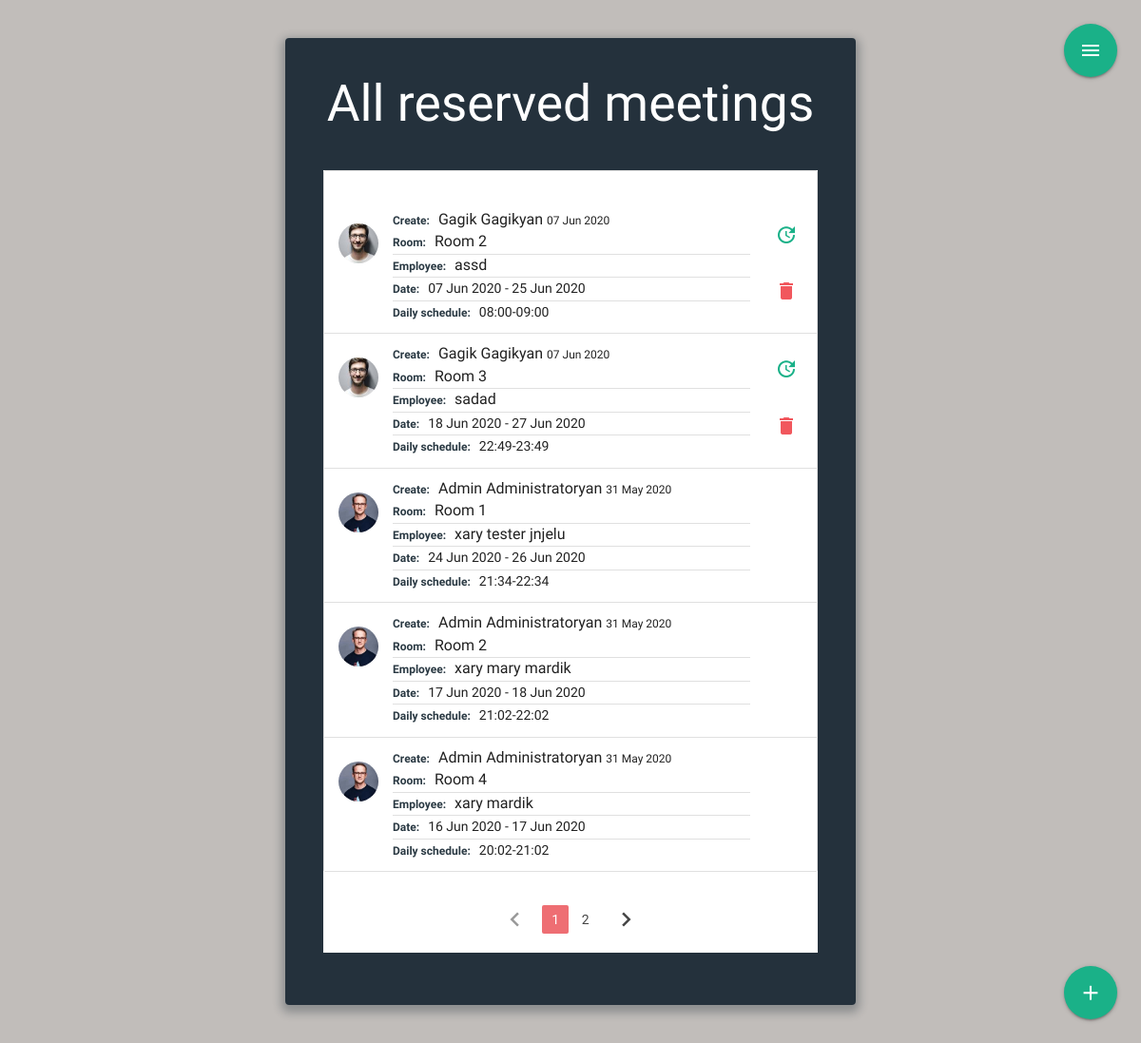
Before: /home (signed in) with the older database file.
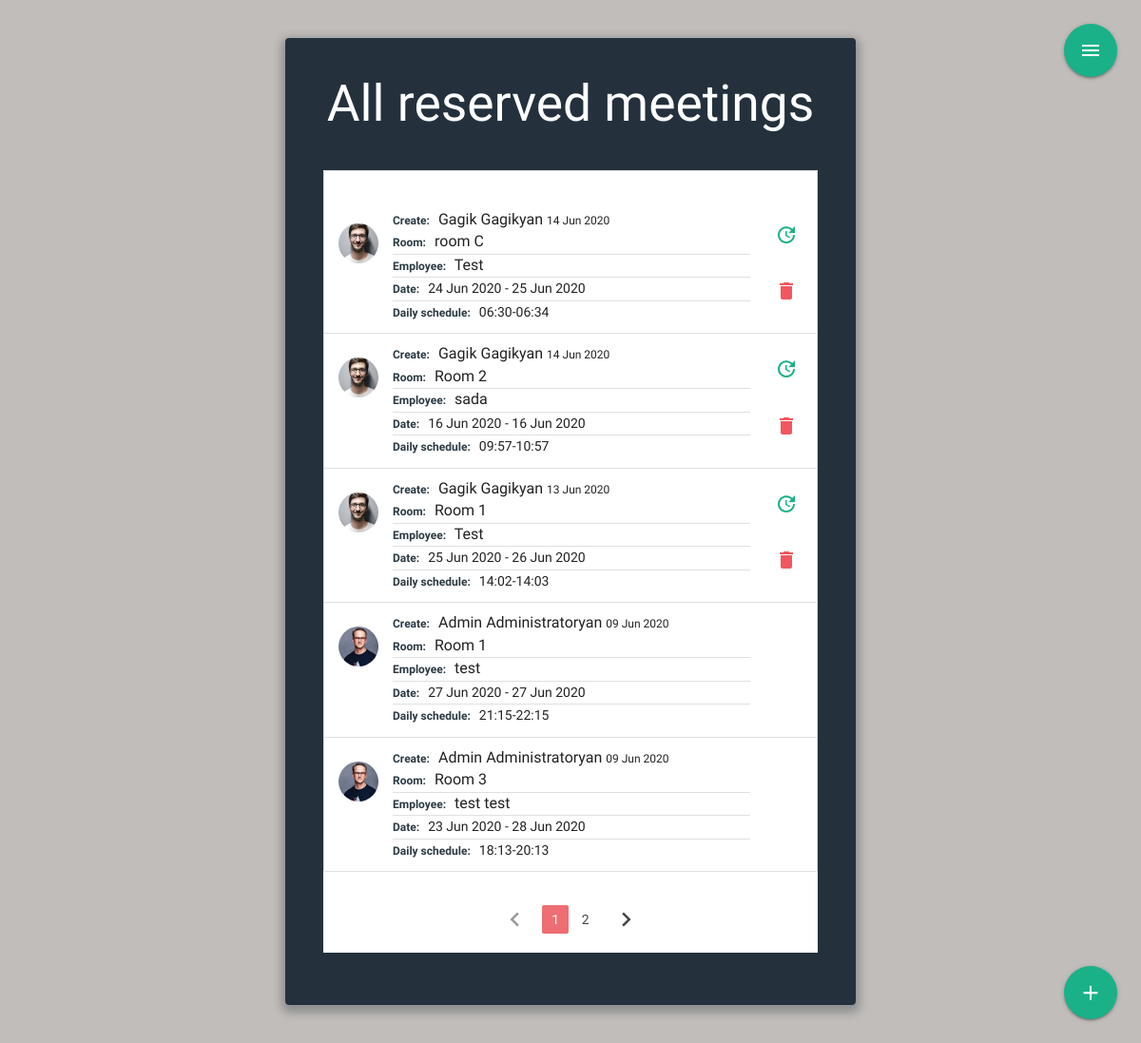
After: the same page with the newer database file.
### meeting_app/models.py (models this page shows, shortened)
class Meeting(db.Model):
  id = db.Column(db.Integer, primary_key=True)
  room = db.Column(db.String(100), nullable=False)
  employee = db.Column(db.String(250), nullable=False)
  start_date = db.Column(db.Date, nullable=False)
  end_date = db.Column(db.Date)
  start_time = db.Column(db.Time, nullable=False)
  end_time = db.Column(db.Time, nullable=False)
  created_date = db.Column(db.DateTime, nullable=False, default=datetime.utcnow)
  user_id = db.Column(db.Integer, db.ForeignKey('user.id'), nullable=False)

class User(db.Model, UserMixin):
  id = db.Column(db.Integer, primary_key=True)
  fname = db.Column(db.String(60), nullable=False)
  lname = db.Column(db.String(60), nullable=False)
  email = db.Column(db.String(120), unique=True, nullable=False)
  image_file = db.Column(db.String(20), nullable=False, default='avatar.png')
  usertype = db.Column(db.String(20), nullable=False, default="user")
  password = db.Column(db.String(60), nullable=False)
  created_meetings = db.relationship('Meeting', backref='author', lazy=True)

### meeting_app/main/routes.py (the view)
@main.route('/', methods=["GET", "POST"])
@main.route("/home", methods=["GET", "POST"])
def index():
  if current_user.is_authenticated:
    page=request.args.get('page',1,type=int)
    current_date = datetime(datetime.today().year, datetime.today().month, datetime.today().day)
    month = current_date - timedelta(days = 1)
    meetings = Meeting.query.filter(Meeting.end_date > month).order_by(Meeting.created_date.desc()).paginate(page=page,per_page=5)
    image_file = url_for('static', filename='/img/' + current_user.image_file)
    return render_template("index.html", isIndex=True,image_file=image_file,meetings=meetings,legend="All reserved meetings")
  else:
    return redirect(url_for('users.login'))

### meeting_app/models.py (called while the page is built)
@login_manager.user_loader
def load_user(user_id):
  return User.query.get(int(user_id))

### meeting_app/templates/index.html (shortened to what this page needs)
{%extends "layout.html"%}
{% block content %}
<div class="wrap">
<h2>{{legend}}</h2>
<div id="shedule">
 <ul class="collection">
  {% if meetings.items != [] %}
    {% for meeting in meetings.items %}
      <li class="collection-item avatar">
      <a href="{{url_for('users.user_reserves', id=meeting.author.id)}}">
        <div class="img-wrapper circle">
          <div class="img " style="background-image: url({{url_for('static', filename='img/'+meeting.author.image_file, )}})"></div>
        </div>
      </a>
        <span class="title5 collection-title">Create:</span>
        <a href=""></a>{{meeting.author.fname}} {{meeting.author.lname}} </a>
        <span class="small-text">{{meeting.created_date.strftime('%d %b %Y')}}  </span>
        <p>
          <span class="collection-title">Room:</span>    {{meeting.room}}
          <p class="divider"></p>
          <span class="collection-title">Employee:</span> {{meeting.employee}}
          <p class="divider"></p>
          {% if meeting.end_date %}
            <span class="collection-title">Date:</span> <span class="date">{{ meeting.start_date.strftime('%d %b %Y')}} -
            {{meeting.end_date.strftime('%d %b %Y')}} </span>
          {% else %}
          <span class="date"> {{ meeting.start_date.strftime('%d %b %Y')}}</span>
          {% endif %}
          <p class="divider"></p>
          <span class="collection-title">Daily schedule:</span> <span class="date">{{meeting.start_time.strftime('%H:%M')}}-{{meeting.end_time.strftime('%H:%M')}}</span>
        </p>
        {% if (meeting.author == current_user or current_user.usertype=="admin") %}
        <div class="action-buttons-wrapper">
          <a href="{{url_for('meetings.update_reserve', meeting_id=meeting.id)}}" class="secondary-content" title="update"><i class="material-icons">update</i></a>
          <a class="waves-effect waves-light modal-trigger secondary-content" href="#modal" data-id="{{url_for('meetings.delete_reserve',meeting_id = meeting.id)}}">  <i class="material-icons ">delete</i></a>
        </div>
        {%endif %}
      </li>
      {%endfor%}
    </ul>
    <ul class="pagination">
      {% if meetings.has_prev %}
      <li class="arrow"><a  href="{{ url_for('main.index',page=meetings.prev_num)}}"><i class="material-icons">chevron_left</i></a></li>
      {% else %}
      <li class="disabled"><a href="#!"><i class="material-icons">chevron_left</i></a></li>
      {% endif %}
      {% for page_num in meetings.iter_pages(left_edge=1, right_edge=1, left_current=1,right_current=2) %}
        {% if page_num %}
          {% if meetings.page ==page_num %}
            <li class="active"> <a href="{{ url_for('main.index',page=page_num)}}">{{page_num}}</a></li>
          {% else %}
            <li class="waves-effect pag-element"> <a href="{{ url_for('main.index',page=page_num)}}">{{page_num}}</a></li>
          {% endif %}
        {% else %}
          <span>...</span>
        {% endif %}
      {% endfor %}
      {% if meetings.has_next %}
        <li class="arrow"><a href="{{ url_for('main.index',page=meetings.next_num)}}"><i class="material-icons">chevron_right</i></a></li>
      {% else %}
      <li class="disabled"><a href="#!"><i class="material-icons">chevron_right</i></a></li>
      {% endif %}
    {% else %}
    <p class="no-shedules">There are no scheduled meetings, please add a meeting...</p>
    {% endif %}
  </ul>
</div>
{% if url_for(request.endpoint) != "/archive" %}
<div class="fixed-button-wrapper">
  <a class="btn-floating btn-large " href="{{url_for('meetings.reserve_new')}}" title="Add Meeting"><i class="material-icons">add</i></a>
</div>
{% else %}
  <div class="fixed-button-wrapper">
    <a class="btn-floating btn-large" href="{{url_for('main.index')}}"><i class="material-icons">home</i></a>
  </div>
{% endif %}
</div>
{% endblock %}

Changed rows visible on the page:
removed Meeting: image_file (picture), author.fname "Gagik", author.lname "Gagikyan", created_date "07 Jun 2020", room "Room 2", employee "assd", start_date "07 Jun 2020", end_date "25 Jun 2020", start_time "08:00", end_time "09:00"
no longer on this page (row edited): Meeting: image_file (picture), author.fname "Admin", author.lname "Administratoryan", created_date "31 May 2020", room "Room 1", employee "xary tester jnjelu", start_date "24 Jun 2020", end_date "26 Jun 2020", start_time "21:34", end_time "22:34"
no longer on this page (row unchanged): Meeting: image_file (picture), author.fname "Admin", author.lname "Administratoryan", created_date "31 May 2020", room "Room 2", employee "xary mary mardik", start_date "17 Jun 2020", end_date "18 Jun 2020", start_time "21:02", end_time "22:02"
no longer on this page (row unchanged): Meeting: image_file (picture), author.fname "Admin", author.lname "Administratoryan", created_date "31 May 2020", room "Room 4", employee "xary mardik", start_date "16 Jun 2020", end_date "17 Jun 2020", start_time "20:02", end_time "21:02"
changed Meeting: created_date "07 Jun 2020" → "14 Jun 2020"; room "Room 3" → "room C"; employee "sadad" → "Test"; start_date "18 Jun 2020" → "24 Jun 2020"; end_date "27 Jun 2020" → "25 Jun 2020"; start_time "22:49" → "06:30"; end_time "23:49" → "06:34"
now on this page (row edited): Meeting: image_file (picture), author.fname "Gagik", author.lname "Gagikyan", created_date "14 Jun 2020", room "Room 2", employee "sada", start_date "16 Jun 2020", end_date "16 Jun 2020", start_time "09:57", end_time "10:57"
now on this page (row edited): Meeting: image_file (picture), author.fname "Gagik", author.lname "Gagikyan", created_date "13 Jun 2020", room "Room 1", employee "Test", start_date "25 Jun 2020", end_date "26 Jun 2020", start_time "14:02", end_time "14:03"
now on this page (row edited): Meeting: image_file (picture), author.fname "Admin", author.lname "Administratoryan", created_date "09 Jun 2020", room "Room 1", employee "test", start_date "27 Jun 2020", end_date "27 Jun 2020", start_time "21:15", end_time "22:15"
now on this page (row edited): Meeting: image_file (picture), author.fname "Admin", author.lname "Administratoryan", created_date "09 Jun 2020", room "Room 3", employee "test test", start_date "23 Jun 2020", end_date "28 Jun 2020", start_time "18:13", end_time "20:13"
